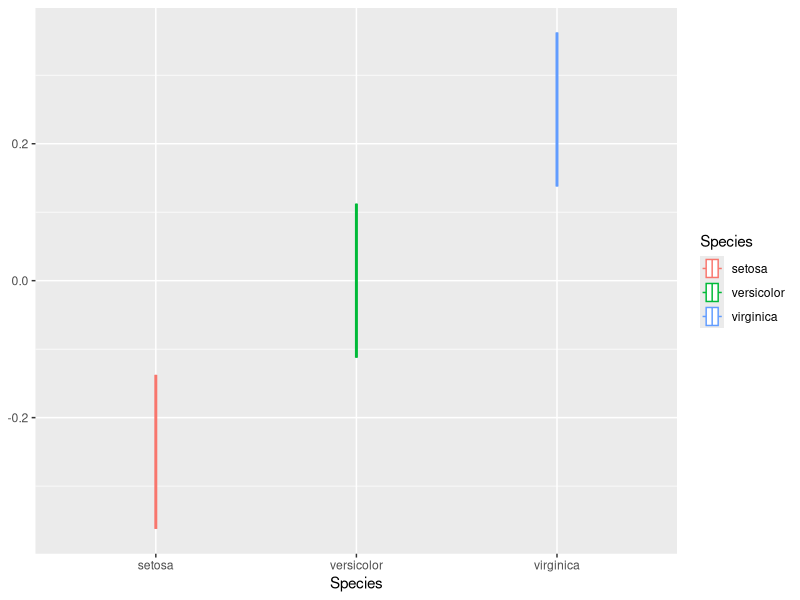
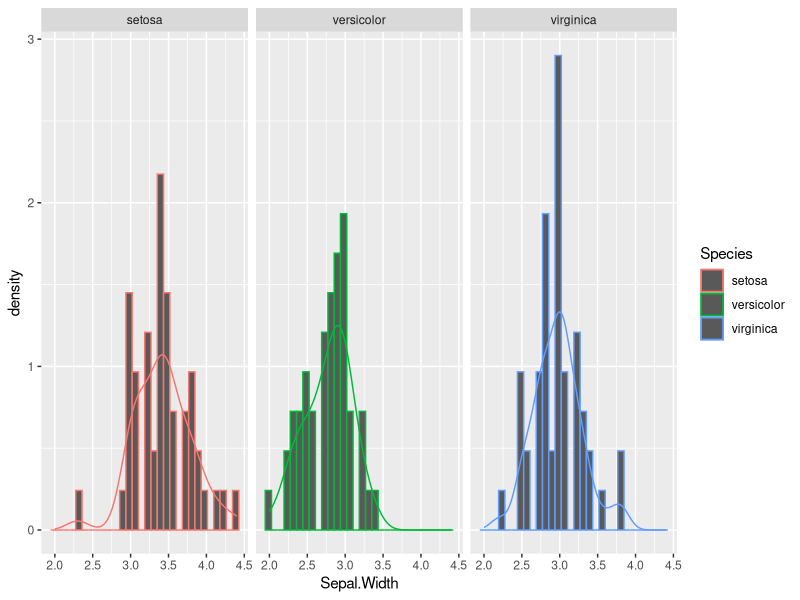

The R script that drew these images, in order:
## ---- chunk 1
library(dplyr)
library(ggplot2)
## ---- chunk 2
knitr::kable(iris %>% sample_n(50))
## ---- chunk 3
iris %>% 
  ggplot(aes(x=Species, Y=Sepal.Width, color=Species)) + 
  geom_boxplot()
## ---- chunk 4
iris %>%
  ggplot(aes(x=Sepal.Width, 
             y=..density.., 
             color=Species)) + 
  geom_histogram() +
  geom_density()+
  facet_wrap(.~Species)
